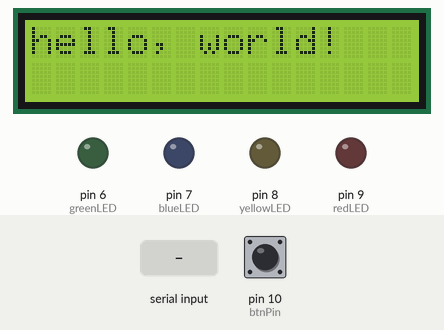
Recording of a sketch running on a simulated Arduino Uno, built with avr-gcc and run on an emulated ATmega328P. Parts: 16×2 character LCD, output pins drawn as LEDs (lit = HIGH). The test bench sets the inputs (shaded band); at power-on: pin 10 (btnPin) LOW.

Above: at 0.1 s.
3.3 s: pin 10 (btnPin) pulled HIGH for 3.2 s
At 4.0 s:
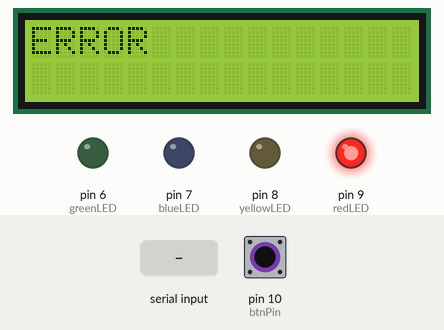
9.5 s: "Known Face OK" received over Serial
At 11.2 s:
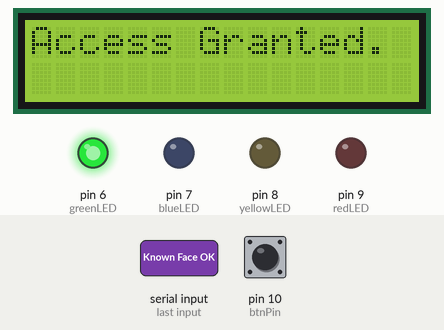
12.5 s: "Unknown Face OK" received over Serial
At 15.6 s:
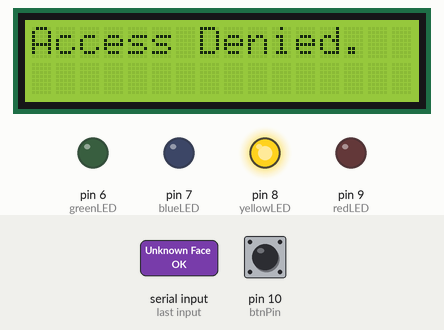
Timing chart, 0 to 19.0 s (numbered marks = the images above; inputs shaded):
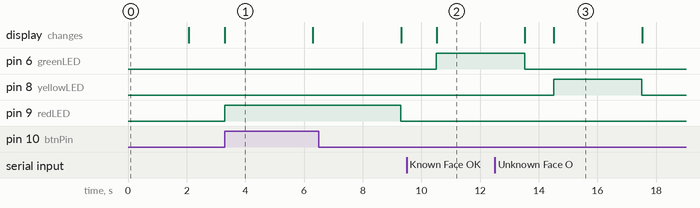

The sketch:

4309_Final_Project.ino
```cpp
/*
 The LCD pinout guide:
 * LCD RS pin to digital pin 12
 * LCD Enable pin to digital pin 11
 * LCD D4 pin to digital pin 5
 * LCD D5 pin to digital pin 4
 * LCD D6 pin to digital pin 3
 * LCD D7 pin to digital pin 2
 * LCD R/W pin to ground
 * LCD VSS pin to ground
 * LCD VCC pin to 5V
 * 10K resistor:
 * ends to +5V and ground
 * wiper to LCD VO pin (pin 3)
*/

#include <LiquidCrystal.h>

// LCD interface pins with aruduino pin numbers
const int rs = 12;
const int en = 11;
const int d4 = 5;
const int d5 = 4;
const int d6 = 3;
const int d7 = 2;
// initialize LCD
LiquidCrystal lcd(rs, en, d4, d5, d6, d7);

// LEDS
const int greenLED = 6;
const int blueLED = 7;
const int yellowLED = 8;
const int redLED = 9;

// Btn pin and state
const int btnPin = 10;
int btnState = 0;

void setup() {
  Serial.begin(9600);    // Initialize the USB UART Serial Connection

  // Set up LED pins as outputs
  pinMode(greenLED, OUTPUT);
  pinMode(blueLED, OUTPUT);
  pinMode(yellowLED, OUTPUT);
  pinMode(redLED, OUTPUT);

  // Set up button pin as input
  pinMode(btnPin, INPUT);

  // set up the LCD's number of columns and rows: 16 columns, 2 rows
  lcd.begin(16, 2);

  // flash hello world for 2 seconds
  lcd.clear();
  lcd.print("hello, world!");
  delay(2000);
  lcd.clear();
}

void loop() {
  btnState = digitalRead(btnPin);

  // wait until something is there to receive
  if (Serial.available() > 0) {
    // save the received message from the python code
    String message = Serial.readString();

    // check what the message is
    if (message == "Known Face OK") {
      // if there was a known face and we are not in after hours
      digitalWrite(greenLED, HIGH); // turn on green led
      lcd.print("Access Granted."); // display access on LCD
      delay(3000);                  // wait 3 seconds
      digitalWrite(greenLED, LOW);  // turn off green led
      lcd.clear();                  // clear LCD

    }
    else if (message == "Known Face AFTER HOURS") {
      // if there was a known face but we are in after hours
      digitalWrite(blueLED, HIGH);            // turn on blue led
      lcd.print("Access Denied: AFTER HRS");  // display access on LCD
      delay(3000);                            // wait 3 seconds
      digitalWrite(blueLED, LOW);             // turn off blue led
      lcd.clear();                            // clear LCD
    }
    else if (message == "Unknown Face OK") {
      // if there was an unknown face and we are not in after hours
      digitalWrite(yellowLED, HIGH);  // turn on yellow led
      lcd.print("Access Denied.");   // display access on LCD
      delay(3000);                    // wait 3 seconds
      digitalWrite(yellowLED, LOW);   // turn off yellow led
      lcd.clear();                    // clear LCD
    }
    else if (message == "Unknown Face AFTER HOURS") {
      // if there was an unknown face and we are in after hours
      digitalWrite(redLED, HIGH);                 // turn on red led
      lcd.print("Access Denied: AFTER HRS");      // display access on LCD
      delay(3000);                                // wait 3 seconds
      digitalWrite(redLED, LOW);                  // turn off red led
      lcd.clear();                                // clear LCD
    }

  }

  if (btnState == HIGH) {
    // turn red LED on
    digitalWrite(redLED, HIGH);                 // turn on red led
    lcd.print("ERROR");                         // display access on LCD
    delay(3000);                                // wait 3 seconds
    digitalWrite(redLED, LOW);                  // turn off red led
    lcd.clear();                                // clear LCD
  }

}
```

Measured:
- after the input at 3.3 s, pin 9 (redLED): LOW → HIGH at once, → LOW 6.0 s later; the display: changes at once (image 1)
- after the input at 9.5 s, pin 6 (greenLED): LOW → HIGH after 1.0 s; the display: changes after 1.0 s (image 2)
- after the input at 12.5 s, pin 8 (yellowLED): LOW → HIGH after 2.0 s, → LOW 3.0 s later; the display: first differs from a run without the input after 2.0 s (image 3)
- what the display in image 1 shows lasts 3.0 s, from 3.3 s to 6.3 s
